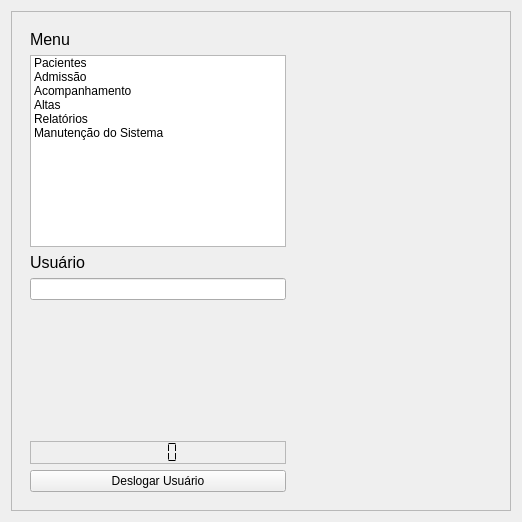
<?xml version="1.0" encoding="UTF-8"?>
<ui version="4.0">
 <class>Form_Principal_QW</class>
 <widget class="QWidget" name="Form_Principal_QW">
  <property name="geometry">
   <rect>
    <x>0</x>
    <y>0</y>
    <width>522</width>
    <height>522</height>
   </rect>
  </property>
  <property name="windowTitle">
   <string>Form</string>
  </property>
  <layout class="QGridLayout" name="gridLayout_3">
   <item row="0" column="0">
    <widget class="QFrame" name="frame_2">
     <property name="frameShape">
      <enum>QFrame::StyledPanel</enum>
     </property>
     <property name="frameShadow">
      <enum>QFrame::Raised</enum>
     </property>
     <layout class="QGridLayout" name="gridLayout">
      <item row="0" column="0">
       <widget class="QWidget" name="widgetPrincipal" native="true">
        <layout class="QGridLayout" name="gridLayout_2">
         <item row="0" column="0">
          <layout class="QVBoxLayout" name="verticalLayout_3">
           <item>
            <widget class="QLabel" name="label_usuarioLogado_3">
             <property name="font">
              <font>
               <pointsize>12</pointsize>
              </font>
             </property>
             <property name="text">
              <string>Menu</string>
             </property>
            </widget>
           </item>
           <item>
            <widget class="QListWidget" name="listaOpcoesMenu_2">
             <property name="sizePolicy">
              <sizepolicy hsizetype="Fixed" vsizetype="Fixed">
               <horstretch>0</horstretch>
               <verstretch>0</verstretch>
              </sizepolicy>
             </property>
             <property name="styleSheet">
              <string notr="true">font: 75 12pt &quot;Droid Sans&quot;;
</string>
             </property>
             <item>
              <property name="text">
               <string>Pacientes</string>
              </property>
             </item>
             <item>
              <property name="text">
               <string>Admissão</string>
              </property>
             </item>
             <item>
              <property name="text">
               <string>Acompanhamento</string>
              </property>
             </item>
             <item>
              <property name="text">
               <string>Altas</string>
              </property>
             </item>
             <item>
              <property name="text">
               <string>Relatórios</string>
              </property>
             </item>
             <item>
              <property name="text">
               <string>Manutenção do Sistema</string>
              </property>
             </item>
            </widget>
           </item>
          </layout>
         </item>
         <item row="1" column="0">
          <layout class="QVBoxLayout" name="verticalLayout_2">
           <item>
            <widget class="QLabel" name="label_usuarioLogado_2">
             <property name="font">
              <font>
               <pointsize>12</pointsize>
              </font>
             </property>
             <property name="text">
              <string>Usuário</string>
             </property>
            </widget>
           </item>
           <item>
            <widget class="QLineEdit" name="lineEdit_UsuarioLogado"/>
           </item>
           <item>
            <spacer name="verticalSpacer_4">
             <property name="orientation">
              <enum>Qt::Vertical</enum>
             </property>
             <property name="sizeHint" stdset="0">
              <size>
               <width>20</width>
               <height>40</height>
              </size>
             </property>
            </spacer>
           </item>
          </layout>
         </item>
         <item row="2" column="0">
          <layout class="QVBoxLayout" name="verticalLayout">
           <item>
            <spacer name="verticalSpacer_2">
             <property name="orientation">
              <enum>Qt::Vertical</enum>
             </property>
             <property name="sizeHint" stdset="0">
              <size>
               <width>20</width>
               <height>79</height>
              </size>
             </property>
            </spacer>
           </item>
           <item>
            <widget class="QLCDNumber" name="lcdNumber_horas_2">
             <property name="font">
              <font>
               <pointsize>10</pointsize>
              </font>
             </property>
             <property name="frameShape">
              <enum>QFrame::StyledPanel</enum>
             </property>
             <property name="frameShadow">
              <enum>QFrame::Plain</enum>
             </property>
             <property name="smallDecimalPoint">
              <bool>false</bool>
             </property>
             <property name="numDigits">
              <number>4</number>
             </property>
             <property name="segmentStyle">
              <enum>QLCDNumber::Flat</enum>
             </property>
            </widget>
           </item>
           <item>
            <widget class="QPushButton" name="pushButton_2">
             <property name="text">
              <string>Deslogar Usuário</string>
             </property>
            </widget>
           </item>
          </layout>
         </item>
         <item row="0" column="1" rowspan="3">
          <widget class="QStackedWidget" name="stackedWidget_Principal">
           <property name="font">
            <font>
             <pointsize>12</pointsize>
            </font>
           </property>
           <property name="currentIndex">
            <number>0</number>
           </property>
           <widget class="QWidget" name="page_12"/>
          </widget>
         </item>
        </layout>
       </widget>
      </item>
     </layout>
    </widget>
   </item>
  </layout>
 </widget>
 <resources/>
 <connections>
  <connection>
   <sender>listaOpcoesMenu_2</sender>
   <signal>currentRowChanged(int)</signal>
   <receiver>stackedWidget_Principal</receiver>
   <slot>setCurrentIndex(int)</slot>
   <hints>
    <hint type="sourcelabel">
     <x>240</x>
     <y>73</y>
    </hint>
    <hint type="destinationlabel">
     <x>298</x>
     <y>68</y>
    </hint>
   </hints>
  </connection>
 </connections>
</ui>
